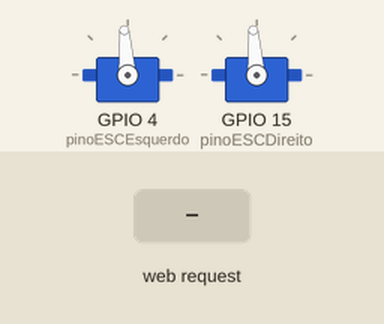
Simulated run of this sketch. Board: ESP32. Shown: 2 × servo. Inputs (shaded band) come from the test bench. What the sketch prints to the serial monitor is not drawn.

Above: at 5.2 s.
5.3 s: HTTP request GET /frente received
At 6.4 s:
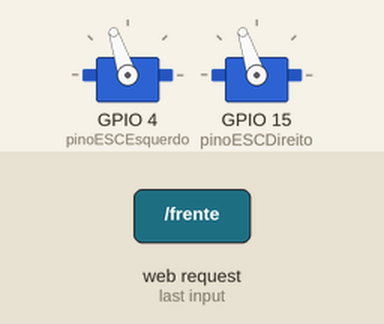
6.8 s: HTTP request GET /re received
At 7.6 s:
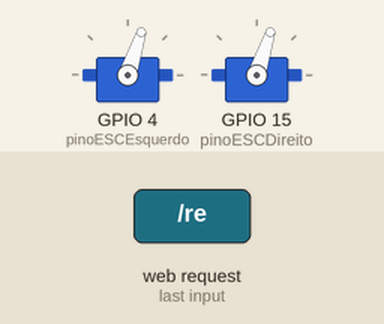
8.3 s: HTTP request GET /parar received
At 8.7 s:
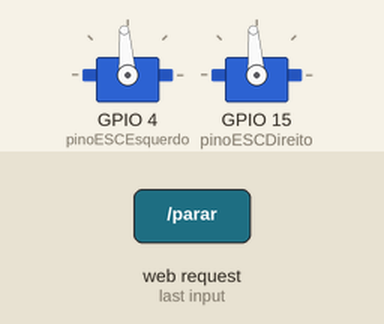
9.8 s: HTTP request GET /frente?lado=E received
At 11.0 s:
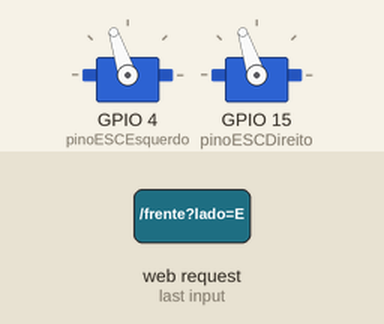
Timing chart, 0 to 12.3 s (numbered marks = the images above; inputs shaded):
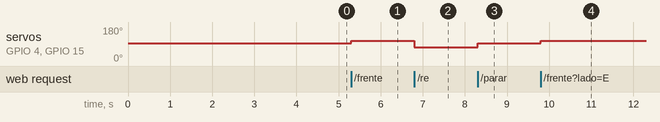

Measured:
- after the input at 5.3 s, servo on GPIO 4 (pinoESCEsquerdo), servo on GPIO 15 (pinoESCDireito): 94° → 108° at once
- after the input at 6.8 s, servo on GPIO 4 (pinoESCEsquerdo), servo on GPIO 15 (pinoESCDireito): 108° → 72° at once
- after the input at 8.3 s, servo on GPIO 4 (pinoESCEsquerdo), servo on GPIO 15 (pinoESCDireito): 72° → 94° at once
- after the input at 9.8 s, servo on GPIO 4 (pinoESCEsquerdo), servo on GPIO 15 (pinoESCDireito): 94° → 108° at once

The sketch:

firm_diogo.ino
```cpp
//===============================================================
//  H-DROP ASV — Firmware Motores v2.0
//  Plataforma : ESP32-WROOM (ArduinoIDE)
//  Projeto    : Módulo Logístico Autônomo de Entrega
//===============================================================

#include <WiFi.h>
#include <ESPmDNS.h>
#include <WiFiUdp.h>
#include <Update.h>
#include <ESP32Servo.h>
#include <WebServer.h>
#include <ArduinoOTA.h>

// ==========================================
// CONFIGURAÇÕES DA REDE DO BARCO (MODO AP)
// ==========================================
const char* ap_ssid = "H-DROP-Control";
const char* ap_password = "senha_segura_123"; // Mínimo de 8 caracteres

// ==========================================
// CONFIGURAÇÕES DOS MOTORES
// ==========================================
Servo escEsquerdo;
Servo escDireito;
const int pinoESCEsquerdo = 4;
const int pinoESCDireito = 15;
const int PONTO_MORTO = 1520;

// Cria o servidor web na porta 80 (Padrão HTTP)
WebServer server(80);

// Flag para controlar se o OTA foi iniciado com sucesso
bool otaIniciado = false;

// ==========================================
// FRONTEND: PÁGINA DE ATUALIZAÇÃO VIA NAVEGADOR
// ==========================================
const char paginaUpdateHTML[] PROGMEM = R"rawliteral(
<!DOCTYPE html>
<html>
<head>
  <meta name="viewport" content="width=device-width, initial-scale=1">
  <meta charset="UTF-8">
  <title>H-DROP - OTA via Web</title>
  <style>
    body { font-family: Arial, sans-serif; text-align: center; margin: 0; padding: 20px; background-color: #222; color: white;}
    .card { background-color: #333; padding: 30px; border-radius: 10px; margin: 40px auto; max-width: 400px; box-shadow: 0px 4px 10px rgba(0,0,0,0.5); }
    h2 { color: #ffeb3b; margin-top: 0; }
    input[type=file] { margin: 20px 0; background: #555; padding: 10px; border-radius: 5px; width: 80%; color: white; cursor: pointer; }
    input[type=submit] { background-color: #4CAF50; color: white; width: 100%; height: 50px; font-size: 18px; font-weight: bold; border-radius: 10px; border: none; cursor: pointer; }
    input[type=submit]:hover { background-color: #45a049; }
    .btn-voltar { display: block; margin-top: 20px; color: #2196F3; text-decoration: none; font-weight: bold; }
  </style>
</head>
<body>
  <div class="card">
    <h2>Atualização de Firmware Web</h2>
    <p>Selecione o arquivo .bin compilado pela IDE do Arduino.</p>
    <form method='POST' action='/update' enctype='multipart/form-data'>
      <input type='file' name='update' accept='.bin'>
      <input type='submit' value='Enviar Novo Código'>
    </form>
    <a href='/' class='btn-voltar'>← Voltar ao Painel</a>
  </div>
</body>
</html>
)rawliteral";

// ==========================================
// FRONTEND: PAINEL DE CONTROLE PRINCIPAL
// ==========================================
const char paginaHTML[] PROGMEM = R"rawliteral(
<!DOCTYPE html>
<html>
<head>
  <meta name="viewport" content="width=device-width, initial-scale=1">
  <meta charset="UTF-8">
  <title>H-DROP Control</title>
  <style>
    body { font-family: Arial, sans-serif; text-align: center; margin: 0; padding: 20px; background-color: #222; color: white;}
    h1 { margin-bottom: 5px; }
    button { width: 100%; max-width: 400px; height: 60px; font-size: 20px; font-weight: bold; margin: 10px auto; border-radius: 10px; border: none; cursor: pointer; display: block; }
    .btn-frente { background-color: #4CAF50; color: white; }
    .btn-re { background-color: #2196F3; color: white; }
    .btn-parar { background-color: #f44336; color: white; height: 80px; font-size: 24px; box-shadow: 0px 4px 10px rgba(244, 67, 54, 0.5);}
    .slider-container { background-color: #333; padding: 15px; border-radius: 10px; margin: 20px auto; max-width: 400px; }
    .slider { -webkit-appearance: none; width: 100%; height: 25px; border-radius: 5px; background: #555; outline: none; margin-top: 10px; }
    .slider::-webkit-slider-thumb { -webkit-appearance: none; appearance: none; width: 35px; height: 35px; border-radius: 50%; background: #FFF; cursor: pointer; }
    .slider::-moz-range-thumb { width: 35px; height: 35px; border-radius: 50%; background: #FFF; cursor: pointer; }
    .label-pwm { font-size: 18px; font-weight: bold; color: #ffeb3b; }
    .link-ota { display: inline-block; margin-top: 20px; color: #bbb; text-decoration: none; font-size: 14px; }
  </style>
</head>
<body>
  <h1><span style="color: #FF5722;">H</span>-DROP</h1>
  <p>Painel de Controle de Tração</p>

  <button class="btn-parar" onclick="enviarComandoGeral('/parar', 1520)">PARAR (1520us)</button>

  <div class="slider-container">
    <label>Motor Esquerdo: <span id="valE" class="label-pwm">1520</span> us</label>
    <input type="range" id="sliderE" class="slider" min="1000" max="2000" value="1520" oninput="atualizarMotor('E', this.value)">
  </div>

  <div class="slider-container">
    <label>Motor Direito: <span id="valD" class="label-pwm">1520</span> us</label>
    <input type="range" id="sliderD" class="slider" min="1000" max="2000" value="1520" oninput="atualizarMotor('D', this.value)">
  </div>

  <button class="btn-frente" onclick="enviarComandoGeral('/frente', 1600)">AMBOS P/ FRENTE (1600us)</button>
  <button class="btn-re" onclick="enviarComandoGeral('/re', 1400)">AMBOS P/ RÉ (1400us)</button>

  <a href="/update" class="link-ota">⚙ Atualizar Sistema Manualmente (.bin)</a>

  <script>
    function atualizarMotor(lado, valor) {
      document.getElementById('val' + lado).innerText = valor;
      fetch('/motor?lado=' + lado + '&pwm=' + valor);
    }

    function enviarComandoGeral(rota, pwmBase) {
      fetch(rota);
      document.getElementById('sliderE').value = pwmBase;
      document.getElementById('sliderD').value = pwmBase;
      document.getElementById('valE').innerText = pwmBase;
      document.getElementById('valD').innerText = pwmBase;
    }
  </script>
</body>
</html>
)rawliteral";

// ==========================================
// SETUP
// ==========================================
void setup() {
  Serial.begin(115200);
  Serial.println("\n--- Iniciando H-DROP Web Server ---");

  // 1. CRIAÇÃO DA REDE WI-FI PRÓPRIA (MODO AP)
  WiFi.mode(WIFI_AP);
  WiFi.softAP(ap_ssid, ap_password);

  IPAddress IP = WiFi.softAPIP();

  Serial.println("\n[OK] Rede Wi-Fi do H-DROP Criada com Sucesso!");
  Serial.print("Nome da Rede: "); Serial.println(ap_ssid);
  Serial.print(">>> ACESSE PELO NAVEGADOR: http://");
  Serial.println(IP); // O IP será SEMPRE 192.168.4.1

  MDNS.begin("h-drop-core");

  // ==========================================
  // INICIALIZAÇÃO DO ARDUINO OTA (IDE)
  // ==========================================
  ArduinoOTA.setHostname("h-drop-core");
  ArduinoOTA.onStart([]() {
    // Segurança: Desliga motores se uma atualização via IDE começar
    escEsquerdo.writeMicroseconds(PONTO_MORTO);
    escDireito.writeMicroseconds(PONTO_MORTO);
    Serial.println("Iniciando atualização OTA via IDE...");
  });
  ArduinoOTA.begin();
  otaIniciado = true;
  Serial.println("OTA via IDE Arduino ativado e escutando!");

  // 2. CONFIGURAÇÃO DOS MOTORES E ARMING (1520us)
  ESP32PWM::allocateTimer(0);
  ESP32PWM::allocateTimer(1);
  escEsquerdo.setPeriodHertz(50);
  escDireito.setPeriodHertz(50);
  escEsquerdo.attach(pinoESCEsquerdo, 1000, 2000);
  escDireito.attach(pinoESCDireito, 1000, 2000);

  escEsquerdo.writeMicroseconds(PONTO_MORTO);
  escDireito.writeMicroseconds(PONTO_MORTO);
  delay(4000);

  // ==========================================
  // ROTAS DO SERVIDOR WEB (BACKEND)
  // ==========================================

  // Rota do painel de controle
  server.on("/", []() {
    server.send(200, "text/html", paginaHTML);
  });

  // Rota que exibe o formulário de upload
  server.on("/update", HTTP_GET, []() {
    server.send(200, "text/html", paginaUpdateHTML);
  });

  // Rota que processa o arquivo .bin recebido via navegador
  server.on("/update", HTTP_POST, []() {
    server.sendHeader("Connection", "close");
    server.send(200, "text/plain", (Update.hasError()) ? "FALHA NA ATUALIZACAO" : "SUCESSO! REINICIANDO...");
    delay(1000);
    ESP.restart();
  }, []() {
    HTTPUpload& upload = server.upload();
    if (upload.status == UPLOAD_FILE_START) {
      Serial.printf("Atualizando Firmware Web: %s\n", upload.filename.c_str());

      // Desliga os motores imediatamente por segurança
      escEsquerdo.writeMicroseconds(PONTO_MORTO);
      escDireito.writeMicroseconds(PONTO_MORTO);

      if (!Update.begin(UPDATE_SIZE_UNKNOWN)) {
        Update.printError(Serial);
      }
    } else if (upload.status == UPLOAD_FILE_WRITE) {
      if (Update.write(upload.buf, upload.currentSize) != upload.currentSize) {
        Update.printError(Serial);
      }
    } else if (upload.status == UPLOAD_FILE_END) {
      if (Update.end(true)) {
        Serial.printf("Sucesso: %u bytes gravados.\n", upload.totalSize);
      } else {
        Update.printError(Serial);
      }
    }
  });

  // Rota para controle dos sliders
  server.on("/motor", []() {
    if (server.hasArg("lado") && server.hasArg("pwm")) {
      String lado = server.arg("lado");
      int pwm = server.arg("pwm").toInt();

      if (lado == "E") escEsquerdo.writeMicroseconds(pwm);
      if (lado == "D") escDireito.writeMicroseconds(pwm);

      server.send(200, "text/plain", "OK");
    } else {
      server.send(400, "text/plain", "Faltam argumentos");
    }
  });

  // Rotas dos botões rápidos
  server.on("/frente", []() {
    escEsquerdo.writeMicroseconds(1600);
    escDireito.writeMicroseconds(1600);
    server.send(200, "text/plain", "OK");
  });

  server.on("/parar", []() {
    escEsquerdo.writeMicroseconds(PONTO_MORTO);
    escDireito.writeMicroseconds(PONTO_MORTO);
    server.send(200, "text/plain", "OK");
  });

  server.on("/re", []() {
    escEsquerdo.writeMicroseconds(1400);
    escDireito.writeMicroseconds(1400);
    server.send(200, "text/plain", "OK");
  });

  server.begin();
}

// ==========================================
// LOOP PRINCIPAL
// ==========================================
void loop() {
  // Mantém o servidor web ouvindo comandos do celular
  server.handleClient();

  // Mantém a porta do Arduino OTA aberta para uploads da IDE
  if (otaIniciado) {
    ArduinoOTA.handle();
  }
}
```
